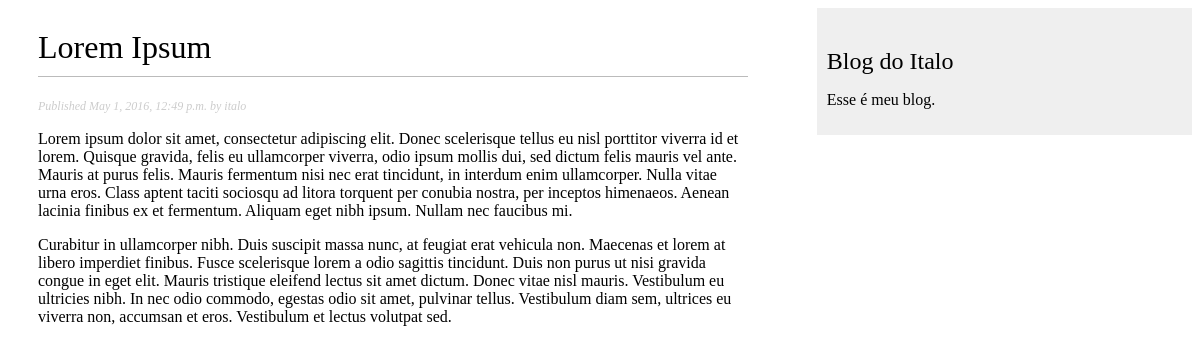
The app's page /blog/2016/05/01/lorem-ipsum/ with its own data.
### blog/models.py (models this page shows, shortened)
class Post(models.Model):
    STATUS_CHOICES = (
        ('draft', 'Draft'),
        ('published', 'Published'),
    )
    title = models.CharField(max_length=250)
    slug = models.SlugField(max_length=250, unique_for_date='publish')
    author = models.ForeignKey(User, related_name='blog_posts')
    body = models.TextField()
    publish = models.DateTimeField(default=timezone.now)
    created = models.DateTimeField(auto_now_add=True)
    updated = models.DateTimeField(auto_now=True)
    status = models.CharField(max_length=10,
                              choices=STATUS_CHOICES,
                              default='draft')
    class Meta:
        ordering = ('-publish',)
    objects = models.Manager()  # The default manager.
    published = PublishedManager()  # Our custom manager.

### blog/views.py (the view)
def post_detail(request, year, month, day, post):
    post = get_object_or_404(Post, slug=post,
                                   status='published',
                                   publish__year=year,
                                   publish__month=month,
                                   publish__day=day)
    return render(request, 'blog/post/detail.html', {'post': post})

### blog/templates/blog/post/detail.html (shortened to what this page needs)
{% extends "blog/base.html" %}
{% block content %}
    <h1>{{ post.title }}</h1>
    <p class="date">
        Published {{ post.publish }} by {{ post.author }}
    </p>
    {{ post.body|linebreaks }}
{% endblock %}

### blog/static/css/blog.css (style rules this page uses)
h1 { font-weight: normal; border-bottom: 1px solid #bbb; padding: 0 0 10px 0; }
p.date { color: #ccc; font-family: georgia, serif; font-size: 12px; font-style: italic; }

### records on screen
Post: title "Lorem Ipsum", publish "May 1, 2016, 12:49 p.m.", author "italo", body "Lorem ipsum dolor sit amet, consectetur adipiscing elit. Donec scelerisque tellus eu nisl porttitor viverra id et lorem. Quisque gravida, felis eu ullamcorper viverra, odio ipsum mollis dui, sed dictum felis mauris vel ante. Mauris at purus felis. Mauris fermentum nisi nec erat tincidunt, in interdum enim ullamcorper. Nulla vitae urna eros. Class aptent taciti sociosqu ad litora torquent per conubia nostra, per inceptos himenaeos. Aenean lacinia finibus ex et fermentum. Aliquam eget nibh ipsum. Nullam nec faucibus mi. Curabitur in ullamcorper nibh. Duis suscipit massa nunc, at feugiat erat vehicula non. Maecenas et lorem at libero imperdiet finibus. Fusce scelerisque lorem a odio sagittis…"
